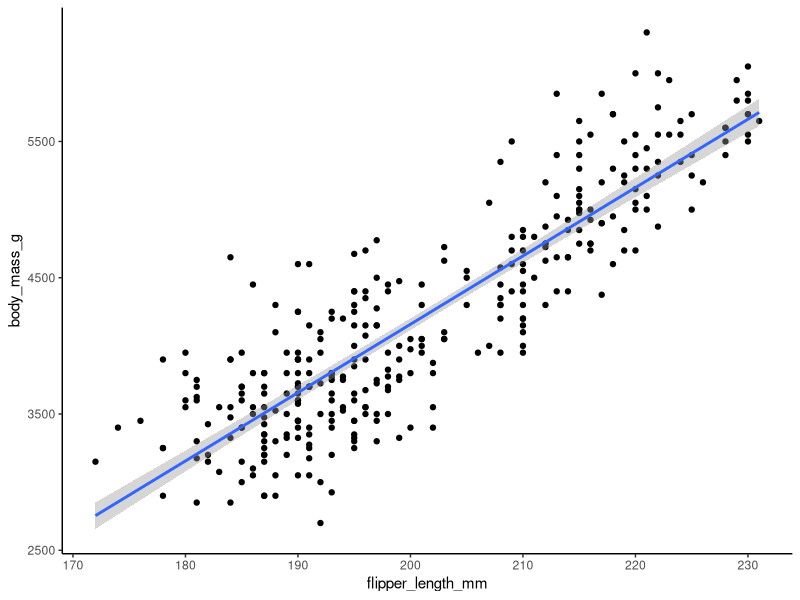
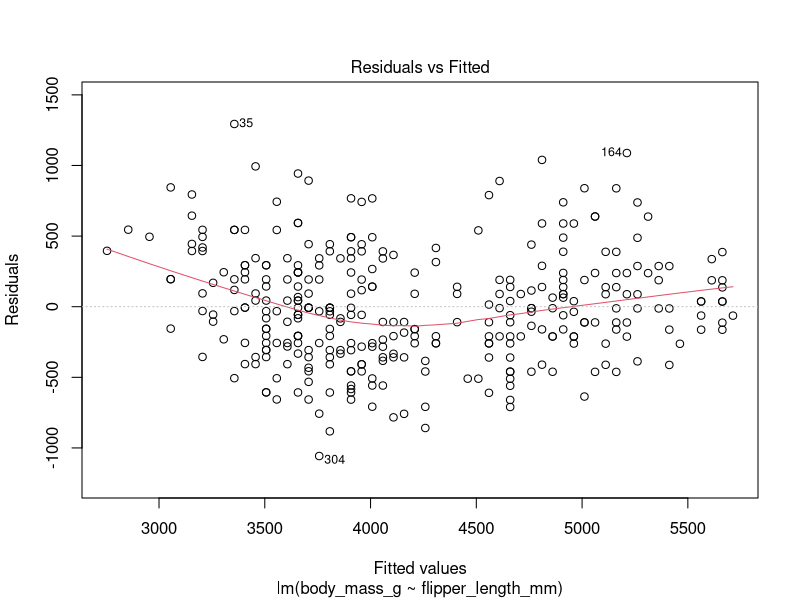
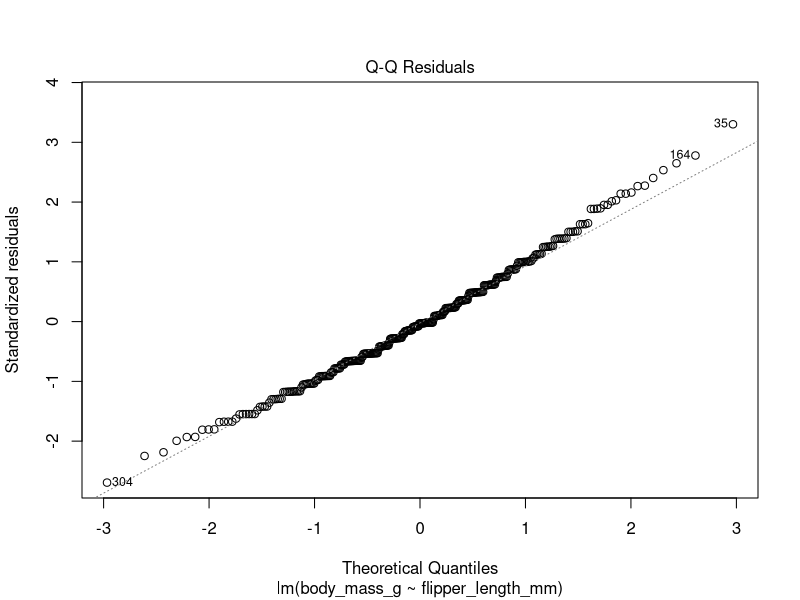
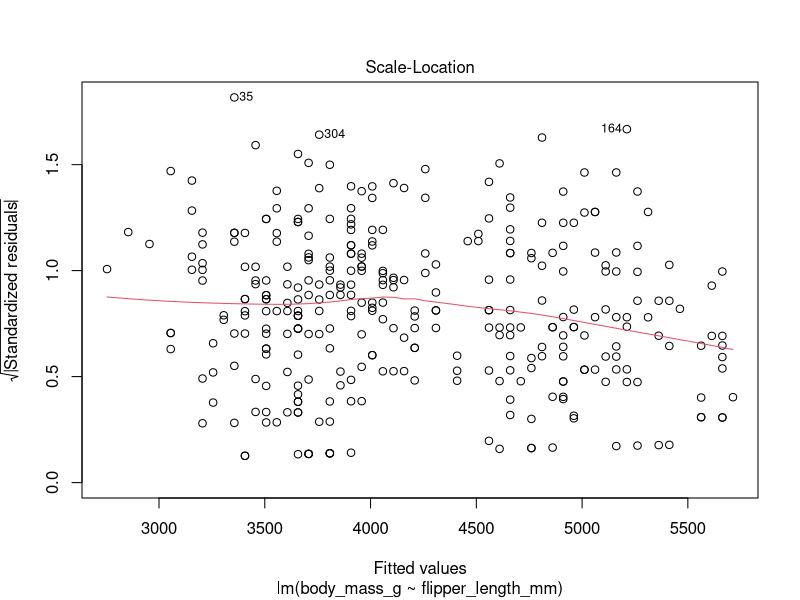
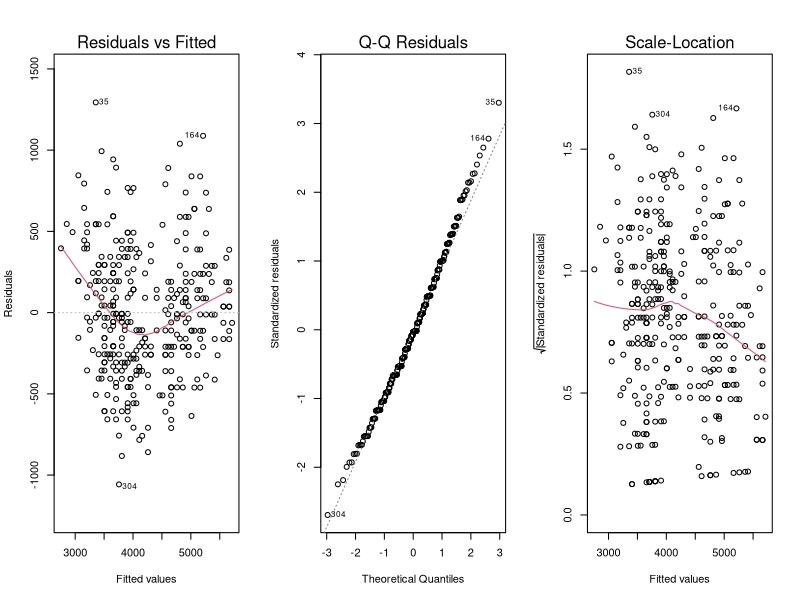
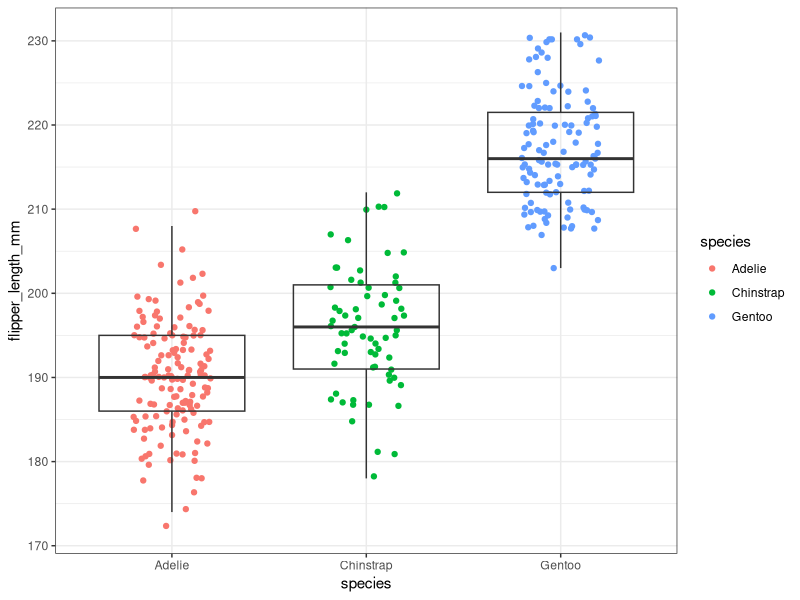
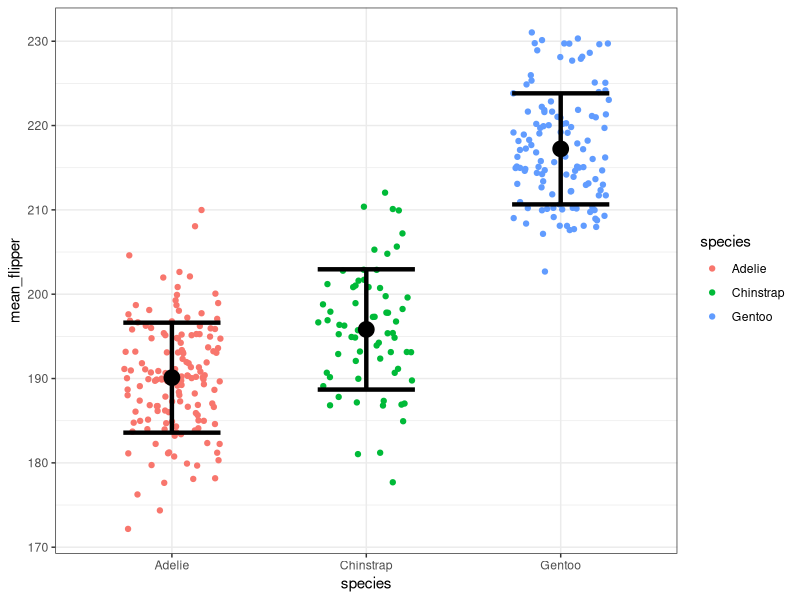
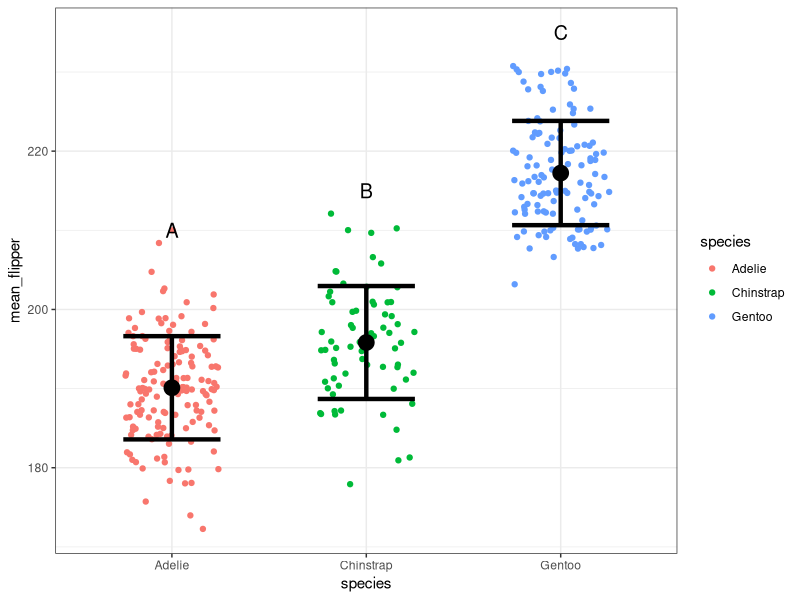

Write the R code that produced these figures, in order.
## ---- chunk 1
knitr::opts_chunk$set(echo = TRUE, eval = TRUE)
## ---- chunk 2

#Use the library function to load packages
library(tidyverse)
library(palmerpenguins)

# We will use a command from the "car" package below, so we'll install it here:
install.packages("car")
library(car)

## ---- chunk 3

# Attach penguins data after excluding NA values
penguins_no_NA <- penguins %>%
  drop_na(flipper_length_mm, body_mass_g, sex, species) #selectively drop na's on focus variables

head(penguins_no_NA)

## ---- chunk 4

# Plot flipper length and body mass
ggplot(data = penguins_no_NA,
       aes(x = flipper_length_mm, 
           y = body_mass_g)) +
  geom_point() +
  theme_classic() +
  geom_smooth(method = "lm") #put a linear best fit line

## ---- chunk 5

cor_value <- cor(x = penguins_no_NA$flipper_length_mm, 
                 y = penguins_no_NA$body_mass_g)

print(cor_value) #the little r for the slope of the line of best fit

## ---- chunk 6

# Specify our linear model
model1 <- lm(body_mass_g ~ flipper_length_mm, # ~ means as a function of
             data = penguins_no_NA)

# Print regression output
summary(model1)

# Compare R2 from model fit to our cor_value, squared
cor_value^2

## ---- chunk 7

# Residuals vs. fitted plot
plot(model1, which = 1)

## ---- chunk 8

# QQ residuals plot
plot(model1, which = 2)

## ---- chunk 9

# Shapiro test
shapiro.test(model1$residuals) #this outcome is normal

## ---- chunk 10

# Scale-Location plot
plot(model1, which = 3)

## ---- chunk 11

# Tell R to plot 1 row of 3 graphs
par(mfrow = c(1, 3))

# Make model diagnostic plots 1 through 3
plot(model1, which = 1:3)

## ---- chunk 12

# Plot body mass data by species
ggplot(data = penguins_no_NA, 
         aes(x = species, 
             y = flipper_length_mm)) +
  geom_jitter(aes(col = species),
              width = 0.2) +
  geom_boxplot(fill = NA, 
               outlier.shape = NA) +
  theme_bw()

## ---- chunk 13

# Calculate mean and sd for flipper length
penguin_summary <- penguins_no_NA %>% 
  group_by(species) %>% 
  summarize(mean_flipper = mean(flipper_length_mm),
            sd = sd(flipper_length_mm))


# Plot jitter points (from full data) and mean +/- SD from summary
ggplot(penguin_summary,
       aes(x = species, 
           y = mean_flipper)) +
  geom_jitter(data = penguins_no_NA,
              aes(x = species, 
                  y = flipper_length_mm,
                  col = species),
              width = 0.25) +
  geom_point(size = 5) +
  geom_errorbar(aes(ymin = mean_flipper - sd,
                    ymax = mean_flipper +sd),
                lwd = 1.5,
                width = 0.5) +
  theme_bw()

## ---- chunk 14

# Specify our model
model2 <- aov(flipper_length_mm ~ species, data = penguins_no_NA) #aov is analysis of variance

# View model output
summary(model2)

# Conduct Tukey test 
TukeyHSD(model2)

## ---- chunk 15

# Annotate plot
ggplot(penguin_summary,
       aes(x = species, 
           y = mean_flipper)) +
  geom_jitter(data = penguins_no_NA,
              aes(x = species, 
                  y = flipper_length_mm,
                  col = species),
              width = 0.25) +
  geom_point(size = 5) +
  geom_errorbar(aes(ymin = mean_flipper - sd,
                    ymax = mean_flipper +sd),
                lwd = 1.5,
                width = 0.5) +
  annotate("text",
           x = c(1, 2, 3),
           y = c(210, 215, 235),
           label = c("A", "B", "C"),
           size = 5) +
  theme_bw()

## ---- chunk 16

par(mfrow = c(1, 2))

plot(model2, which = c(2, 3))

## ---- chunk 17

# Levene test 
leveneTest(model2)

## ---- chunk 18

model3 <- aov(flipper_length_mm ~ species + sex, data = penguins_no_NA)

summary(model3)

TukeyHSD(model3)

par(mfrow = c(1, 2))
plot(model3, which = c(2, 3))

## ---- chunk 19

# Write your analysis here, using one or more code chunks

# 1. Are penguin bodies sizes different among islands?
# 2. I think that separating every species on every island is probably easier to visual everything. There are three islands and three species. I think plotting it might be useful, but maybe having a separate scatter plot per island and species might be interesting to see. The variables we are looking at is body_mass_g, species, and island.
# 3. I think we will need to use an ANOVA test since body_mass_g is a continuous variable, but island and species are categorical variables.
# 4. Without looking at anything, I would think that there would be a slight variation between islands and species size.

# Plot body mass data by island
ggplot(data = penguins_no_NA, 
         aes(x = island, 
             y = body_mass_g)) +
  geom_jitter(aes(col = island),
              width = 0.2) +
  geom_boxplot(fill = NA, 
               outlier.shape = NA) +
  theme_bw()
